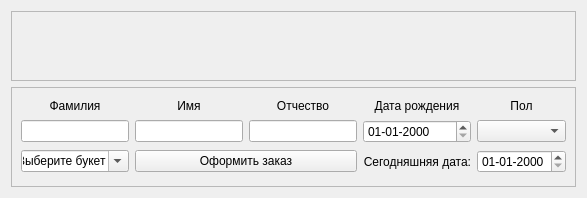
         <widget class="QWidget" name="page_5">
          <layout class="QVBoxLayout" name="verticalLayout_9">
           <item>
            <widget class="QScrollArea" name="scrollArea_4">
             <property name="widgetResizable">
              <bool>true</bool>
             </property>
             <widget class="QWidget" name="scrollAreaWidgetContents_4">
              <property name="geometry">
               <rect>
                <x>0</x>
                <y>0</y>
                <width>704</width>
                <height>474</height>
               </rect>
              </property>
              <layout class="QGridLayout" name="gridLayout_5">
               <item row="0" column="0">
                <layout class="QGridLayout" name="gridLayout_4"/>
               </item>
              </layout>
             </widget>
            </widget>
           </item>
           <item>
            <widget class="QFrame" name="frame_3">
             <property name="minimumSize">
              <size>
               <width>0</width>
               <height>100</height>
              </size>
             </property>
             <property name="frameShape">
              <enum>QFrame::StyledPanel</enum>
             </property>
             <property name="frameShadow">
              <enum>QFrame::Raised</enum>
             </property>
             <layout class="QGridLayout" name="gridLayout_6">
              <item row="1" column="1">
               <widget class="QLineEdit" name="lineEdit">
                <property name="inputMask">
                 <string/>
                </property>
                <property name="clearButtonEnabled">
                 <bool>true</bool>
                </property>
               </widget>
              </item>
              <item row="0" column="2">
               <widget class="QLabel" name="label_2">
                <property name="text">
                 <string>Имя</string>
                </property>
                <property name="alignment">
                 <set>Qt::AlignCenter</set>
                </property>
               </widget>
              </item>
              <item row="1" column="3">
               <widget class="QLineEdit" name="lineEdit_3">
                <property name="inputMask">
                 <string/>
                </property>
                <property name="text">
                 <string/>
                </property>
                <property name="clearButtonEnabled">
                 <bool>true</bool>
                </property>
               </widget>
              </item>
              <item row="0" column="3">
               <widget class="QLabel" name="label_3">
                <property name="text">
                 <string>Отчество</string>
                </property>
                <property name="alignment">
                 <set>Qt::AlignCenter</set>
                </property>
               </widget>
              </item>
              <item row="4" column="2" colspan="2">
               <widget class="QPushButton" name="newOrder">
                <property name="text">
                 <string>Оформить заказ</string>
                </property>
               </widget>
              </item>
              <item row="0" column="1">
               <widget class="QLabel" name="label">
                <property name="maximumSize">
                 <size>
                  <width>16777212</width>
                  <height>15</height>
                 </size>
                </property>
                <property name="text">
                 <string>Фамилия</string>
                </property>
                <property name="alignment">
                 <set>Qt::AlignCenter</set>
                </property>
               </widget>
              </item>
              <item row="4" column="1">
               <widget class="QComboBox" name="comboBox_bouqete">
                <property name="editable">
                 <bool>true</bool>
                </property>
                <property name="currentText">
                 <string>Выберите букет</string>
                </property>
               </widget>
              </item>
              <item row="1" column="2">
               <widget class="QLineEdit" name="lineEdit_2">
                <property name="inputMask">
                 <string/>
                </property>
                <property name="clearButtonEnabled">
                 <bool>true</bool>
                </property>
               </widget>
              </item>
              <item row="4" column="4">
               <widget class="QLabel" name="label_6">
                <property name="text">
                 <string>Сегодняшняя дата:</string>
                </property>
                <property name="alignment">
                 <set>Qt::AlignRight|Qt::AlignTrailing|Qt::AlignVCenter</set>
                </property>
               </widget>
              </item>
              <item row="4" column="5">
               <widget class="QDateEdit" name="dateEdit_2">
                <property name="displayFormat">
                 <string>dd-MM-yyyy</string>
                </property>
               </widget>
              </item>
              <item row="1" column="4">
               <widget class="QDateEdit" name="dateEdit">
                <property name="displayFormat">
                 <string>dd-MM-yyyy</string>
                </property>
               </widget>
              </item>
              <item row="0" column="4">
               <widget class="QLabel" name="label_4">
                <property name="text">
                 <string>Дата рождения</string>
                </property>
                <property name="alignment">
                 <set>Qt::AlignCenter</set>
                </property>
               </widget>
              </item>
              <item row="0" column="5">
               <widget class="QLabel" name="label_5">
                <property name="text">
                 <string>Пол</string>
                </property>
                <property name="alignment">
                 <set>Qt::AlignCenter</set>
                </property>
               </widget>
              </item>
              <item row="1" column="5">
               <widget class="QComboBox" name="comboBox_sex"/>
              </item>
             </layout>
            </widget>
           </item>
          </layout>
         </widget>
